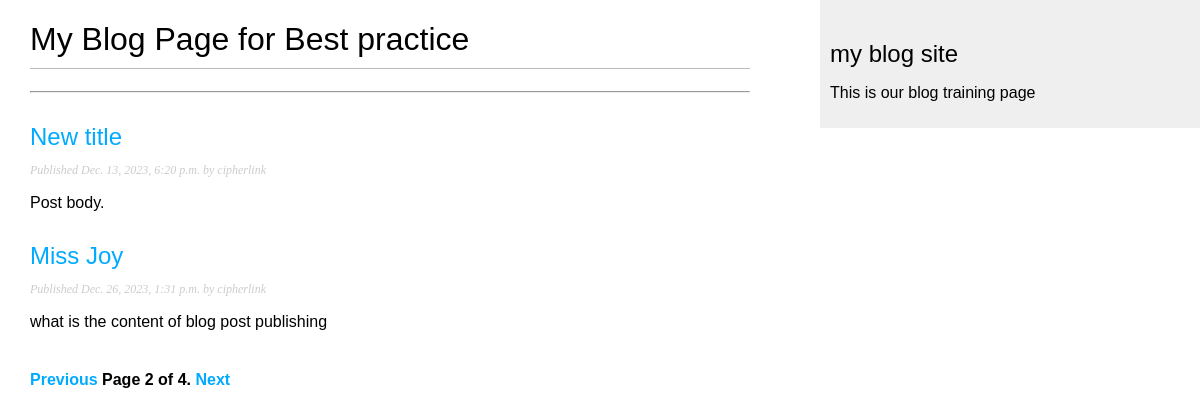
Screenshot of /blog/?page=2 with the database file from the repository.
### blog/models.py (models this page shows)
class Post(models.Model):
    def get_absolute_url(self):
        return reverse('blog:post_detail',
                       args=[self.publish.year,
                             self.publish.month,
                             self.publish.day,
                             self.slug])
    class Status(models.TextChoices):
        DRAFT = 'DF', 'Draft'
        PUBLISHED = 'PB', 'Published'
    title = models.CharField(max_length=200)
    slug = models.CharField(max_length=200,
                            unique_for_date='publish')
    author = models.ForeignKey(User,
                               on_delete=models.CASCADE,
                               related_name='blog_posts')
    body = models.TextField()
    publish = models.DateTimeField(default=timezone.now)
    created = models.DateTimeField(auto_now_add=True)
    updated = models.DateField(auto_now=True)
    status = models.CharField(max_length=2,
                              choices=Status.choices,
                              default=Status.DRAFT)
    objects = models.Manager()
    published = PublishedManager()

### blog/views.py (the view)
# urls.py: path('', views.PostListView.as_view(), name='post_list'),
class PostListView(ListView):
    queryset = Post.published.all()
    context_object_name = 'posts'
    paginate_by = 2
    template_name = 'blog/post/list.html'

### blog/templates/blog/post/list.html (shortened to what this page needs)
{% extends "blog/base.html" %}
{% block content %}
    <h1>My Blog Page for Best practice</h1><hr>
{% for post in posts %}
    <h2>
    <a href="{{ post.get_absolute_url }}">
         {{ post.title }}
    </a>
    </h2>
    <p class="date">
        Published {{ post.publish }} by {{ post.author }}
    </p>
{{ post.body|truncatewords:30|linebreaks }}
   {% endfor %}
   {% include "page/pagination.html" with page=page_obj %}
{% endblock %}

### blog/static/css/blog.css (style rules this page uses)
body { margin:0; padding:0; font-family:helvetica, sans-serif; }
a { color:#00abff; text-decoration:none; }
h1 { font-weight:normal; border-bottom:1px solid #bbb; padding:0 0 10px 0; }
h2 { font-weight:normal; margin:30px 0 0; }
p.date { color:#ccc; font-family: georgia, serif; font-size: 12px; font-style: italic; }

### rows the page displays
Post: title "New title", publish "Dec. 13, 2023, 6:20 p.m.", author "cipherlink", body "Post body."
Post: title "Miss Joy", publish "Dec. 26, 2023, 1:31 p.m.", author "cipherlink", body "what is the content of blog post publishing"

### other values shown
{{ page.number }} "2"
{{ page.paginator.num_pages }} "4"
